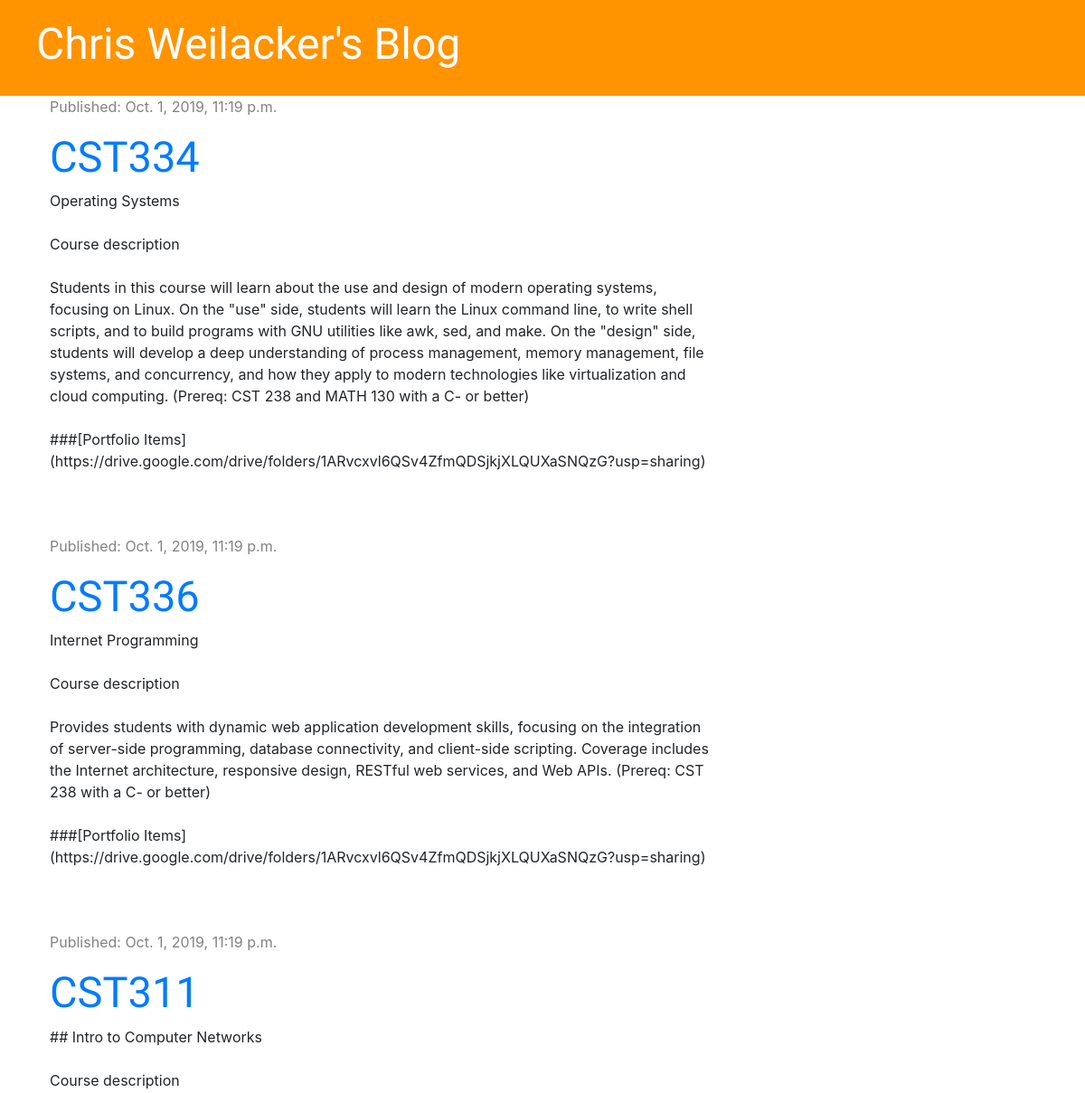
The app's page / (upper part), older data.
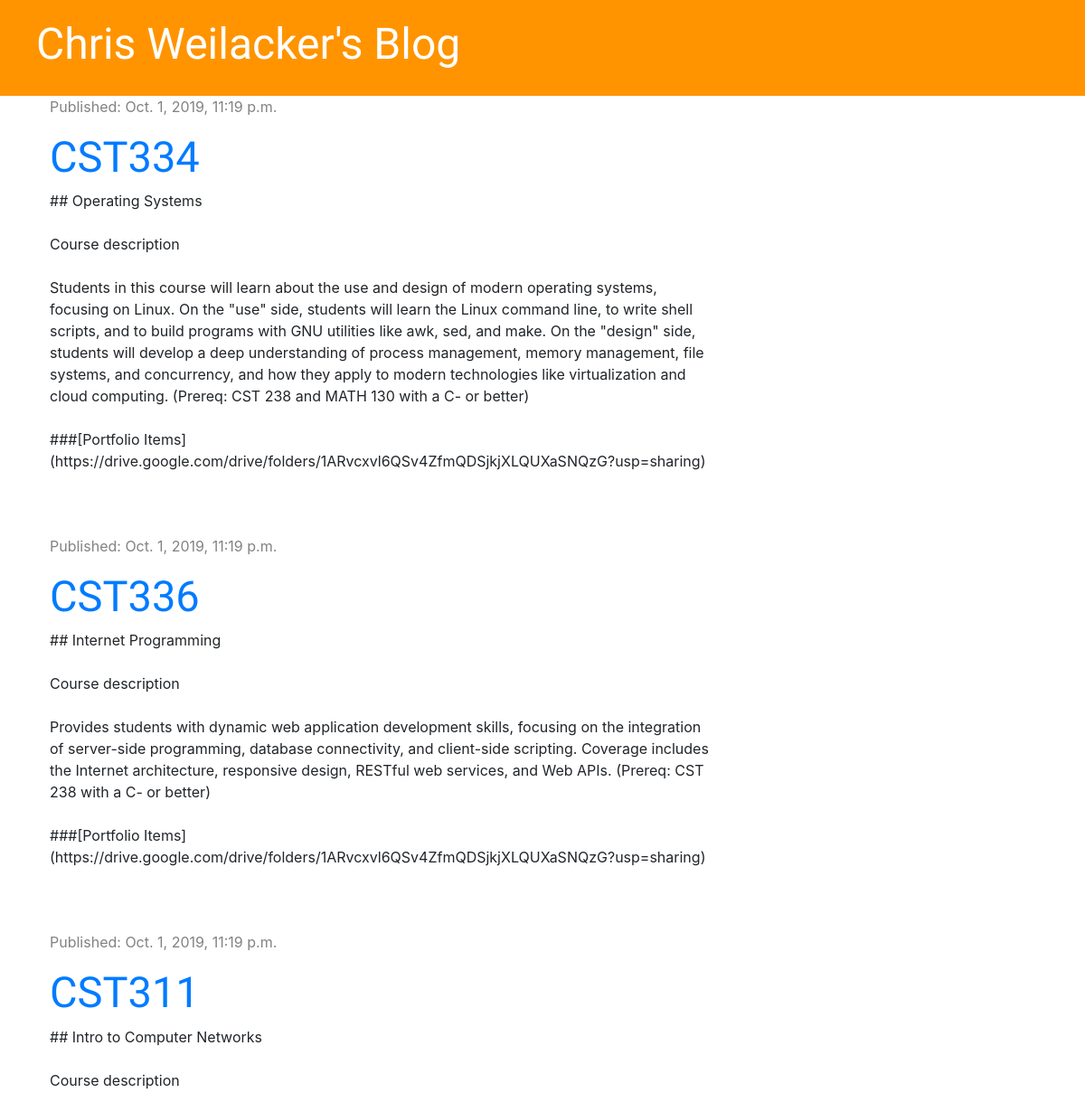
The same page, newer data.
### blog/models.py (models this page shows, shortened)
class Post(models.Model):
    author = models.ForeignKey('auth.User', on_delete=models.CASCADE)
    title = models.CharField(max_length=200)
    text = models.TextField()
    created_date = models.DateTimeField(default=timezone.now)
    published_date = models.DateTimeField(blank=True, null=True)

### blog/views.py (the view)
# urls.py: path('', views.post_list, name='post_list'),
def post_list(request):
    posts = Post.objects.filter(published_date__lte=timezone.now()).order_by('-published_date')
    postList = {'posts': posts}
    return render(request, 'blog/post_list.html', postList)

### blog/templates/blog/post_list.html
{% extends 'blog/base.html' %}
{% block content %}
            {% for post in posts %}
            <div class="post">
                <div class="date"><p>Published: {{ post.published_date }}</p></div>
                <h2><a href="{% url 'post_detail' pk=post.pk %}">{{ post.title }}</a></h2>
                <p>{{ post.text|linebreaksbr }}</p>
            </div>
            {% endfor %}
{% endblock %}

Row changes from the older to the newer data that the page shows:
changed Post "CST334": text "Operating Systems Course description…" → "## Operating Systems Course description…"
changed Post "CST336": text "Internet Programming Course description…" → "## Internet Programming Course description…"
